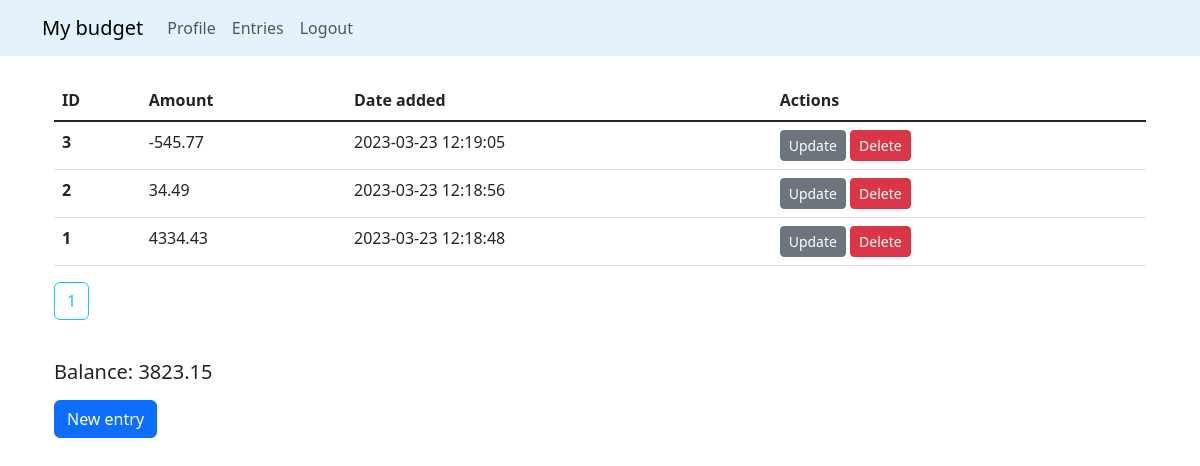
Before: /entries (signed in) with the older database file.
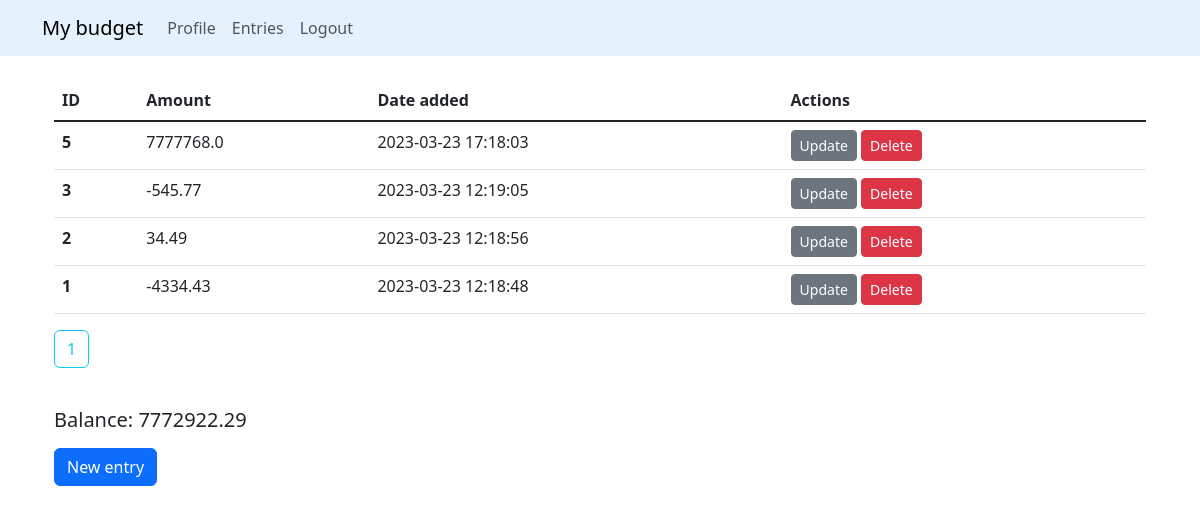
After: the same page with the newer database file.
### website/models.py (models this page shows)
class Entry(db.Model):
    __tablename__ = "entry"
    id = db.Column(db.Integer, primary_key=True)
    amount = db.Column(db.Integer, nullable=False)
    date_added = db.Column(db.DateTime(timezone=True), default=func.now())
    user_id = db.Column(
        db.Integer, db.ForeignKey("user.id", ondelete="CASCADE"), nullable=False
    )
    user = db.relationship("User", back_populates="entries")

### website/views.py (the view)
@views.route("/entries")
@login_required
def entries():
    page = request.args.get("page", 1, type=int)
    all_entries = (
        Entry.query.filter_by(user_id=current_user.id)
        .order_by(Entry.date_added.desc())
        .paginate(page=page, per_page=5)
    )
    entries_for_balance = Entry.query.filter_by(user_id=current_user.id).all()
    balance = round(
        sum([round(entry.amount / 100, 2) for entry in entries_for_balance]), 2
    )
    return render_template("entries.html", all_entries=all_entries, balance=balance)

### website/__init__.py (called while the page is built)
def create_app():
    app = Flask(__name__)
    app.config.from_object(Config)
    app.app_context().push()
    db.init_app(app)
    bcrypt.init_app(app)
    admin.init_app(app)
    mail.init_app(app)
    from website.views import views
    from website.auth import auth
    from website.models import User, Entry
    from website.admin_view import AdminModelView
    create_database()
    app.register_blueprint(views, url_prefix="/")
    app.register_blueprint(auth, url_prefix="/")
    login_manager = LoginManager()
    login_manager.login_view = "auth.login"
    login_manager.init_app(app)
    @login_manager.user_loader
    def load_user(id):
        return User.query.get(int(id))
    admin.add_view(AdminModelView(User, db.session))
    admin.add_view(AdminModelView(Entry, db.session))
    return app

### website/templates/entries.html
{% extends "base.html" %}
{% block content %}
<div class="container">
    {% if all_entries %}
    <table class="table mt-3 mb-3">
        <thead>
            <tr>
                <th scope="col">ID</th>
                <th scope="col">Amount</th>
                <th scope="col">Date added</th>
                <th scope="col">Actions</th>
            </tr>
        </thead>
        <tbody class="table-group-divider">
            {% for entry in all_entries %}
            <tr>
                <th scope="row">{{ entry.id }}</th>
                <td>{{ entry.amount / 100 }}</td>
                <td>{{ entry.date_added }}</td>
                <td>
                    <a href="{{ url_for('views.update_entry', entry_id=entry.id) }}" class="btn btn-secondary btn-sm"
                        role="button">Update
                    </a>
                    <a href="{{ url_for('views.delete_entry', entry_id=entry.id) }}" class="btn btn-danger btn-sm"
                        role="button">Delete
                    </a>
                </td>
                {% endfor %}
            </tr>
        </tbody>
    </table>
    {% for page_num in all_entries.iter_pages(left_edge=1, right_edge=1, left_current=1, right_current=2) %}
    {% if page_num %}
    {% if all_entries.page == page_num %}
    <a href="{{ url_for('views.entries', page=page_num)}}" class="btn btn-outline-info mb-4">{{ page_num
        }}</a>
    {% else %}
    <a href="{{ url_for('views.entries', page=page_num)}}" class="btn btn-outline-info mb-4">{{ page_num
        }}</a>
    {% endif %}
    {% else %}
    ...
    {% endif %}
    {% endfor %}
    <div class="mt-3 mb-3">
        <h5>Balance: {{ balance }}</h5>
    </div>
    {% else %}
    <h1>No entries yet</h1>
    {% endif %}
    <div class="mt-2 mb-2">
        <a href="{{ url_for('views.new_entry') }}" class="btn btn-primary" role="button">New
            entry</a>
    </div>
</div>
{% endblock %}

### website/templates/base.html (shortened to what this page needs)
<!DOCTYPE html>
<html lang="en">
<head>
    <link href="https://cdn.jsdelivr.net/npm/bootstrap@5.3.0-alpha1/dist/css/bootstrap.min.css" rel="stylesheet"
>
</head>
<body>
    <nav class="navbar navbar-light navbar-expand-sm ms-auto" style="background-color: #e3f2fd;">
        <div class="container">
            <a class="navbar-brand" href="/">My budget</a>
            <ul class="navbar-nav me-auto">
                {% if current_user.is_authenticated %}
                <li class="nav-item ">
                    <a class="nav-link" href="{{ url_for('views.profile') }}">Profile</a>
                </li>
                <li class="nav-item ">
                    <a class="nav-link" href="{{ url_for('views.entries') }}">Entries</a>
                </li>
                <li class="nav-item ">
                    <a class="nav-link" href="{{ url_for('auth.logout') }}">Logout</a>
                </li>
                {% endif %}
            </ul>
        </div>
    </nav>
    <main>
        <div class="container">
            {% block content %}
            {% endblock %}
        </div>
    </main>
</body>
</html>

Changed rows visible on the page:
added Entry: id "5", entry.amount/100 "7777768.0", date_added "2023-03-23 17:18:03"
changed Entry id 1: entry.amount/100 "4334.43" → "-4334.43"
Other visible differences:
{{ balance }}: "3823.15" → "7772922.29"
